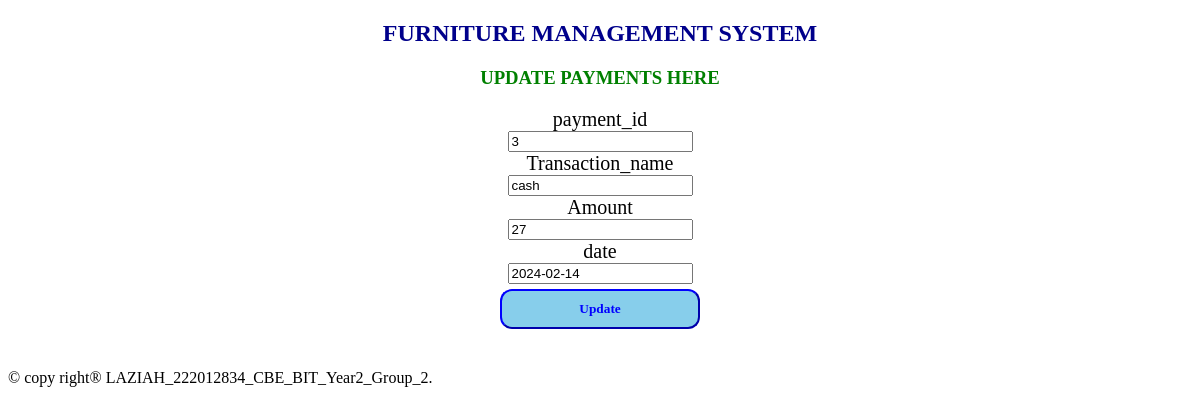
/updatepayments.php?payment_id=3, run on the app's committed database.
### tables this page shows
CREATE TABLE IF NOT EXISTS `payments` (
  `payment_id` int(10) NOT NULL AUTO_INCREMENT,
  `Transaction_name` varchar(100) NOT NULL,
  `Amount` int(12) NOT NULL,
  `Date` date NOT NULL,
  PRIMARY KEY (`payment_id`)
);

### updatepayments.php (the view, shortened to what this page needs)
<?php
include "databaseconnection.php";
if ($_SERVER['REQUEST_METHOD'] == 'GET') {
    $payment_id = $_GET["payment_id"];
    $sql = "SELECT * FROM payments WHERE payment_id = ?";
    $stmt = $connection->prepare($sql);
    $stmt->bind_param("i", $payment_id);
    $stmt->execute();
    $result = $stmt->get_result();
    if ($result->num_rows > 0) {
        $row = $result->fetch_assoc();
        $Transaction_name = $row["Transaction_name"];
        $Amount = $row["Amount"];
        $Date = $row["Date"];
    } else {
        header("location:viewpayments.php");
        exit;
    }
}
?>
<!DOCTYPE html>
<html>
<head>
</head>
<body>
    <center>
        <h2>FURNITURE MANAGEMENT SYSTEM</h2>
        <h3 style="color:green;">UPDATE PAYMENTS HERE</h3>
        <section class="forms">
            <form method="POST" onsubmit="return confirmUpdate();">
                <label>payment_id</label><br>
                <input type="text" name="payment_id" readonly  value="<?php echo $payment_id; ?>"><br>
                <label>Transaction_name</label><br>
                <input type="text" name="Transaction_name"  value="<?php echo $Transaction_name; ?>"><br>
                <label>Amount</label><br>
                <input type="text" name="Amount" value="<?php echo $Amount; ?>" ><br>
                <label>date</label><br>
                <input type="text" name="Date" value="<?php echo $Date; ?>" ><br>
                <input type="submit" name="submit" value="Update" class="sb">
            </form>
        </section>
    </center>
    <footer>
        <p style="color:blue; text-align: center; margin-top:40px;"><marquee> &copy; copy right&reg; LAZIAH_222012834_CBE_BIT_Year2_Group_2.</marquee> </p>
    </footer>
</body>
</html>

### updatepayments.php (style rules this page uses)
h2 { font-family: Castellar; color: darkblue; }
label { font-family: elephant; font-size: 20px; }
.sb { font-family: Georgia; padding: 10px; border-color: blue; background-color: skyblue; width: 200px; margin-top: 5px; border-radius: 12px; font-weight: bold; color: blue; }

### data on the page
payments: Transaction_name "cash", Amount "27", Date "2024-02-14"
